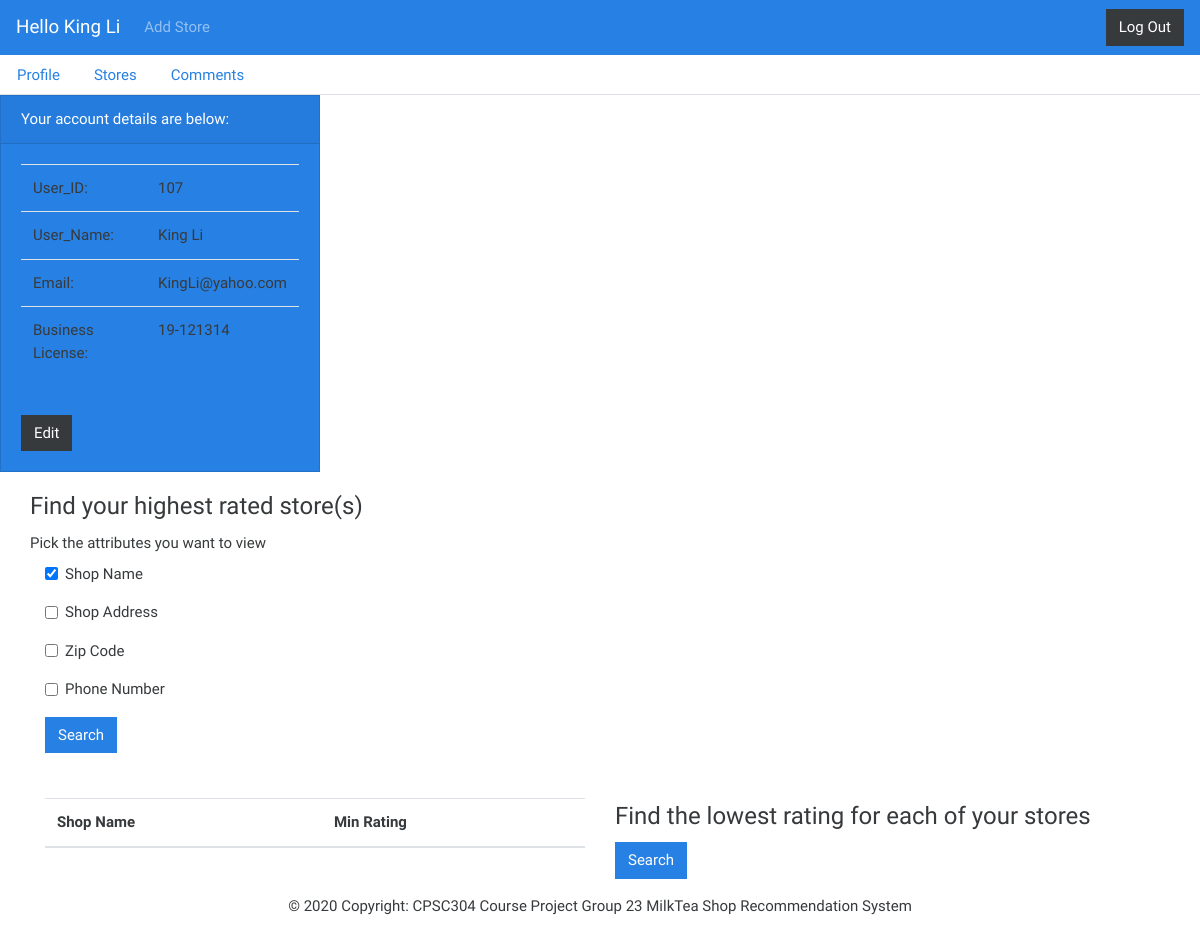
Screenshot of /inc/ownerprofile.php (signed in) with the database file from the repository.
### tables this page shows
CREATE TABLE Business_Owner_Account(
        Account_ID integer PRIMARY KEY,
        Business_License varchar(20) NOT NULL UNIQUE,
        FOREIGN KEY (Account_ID) REFERENCES Account(Account_ID) ON UPDATE CASCADE
);

CREATE TABLE Account (
        Account_ID integer PRIMARY KEY,
        User_Name varchar(20) NOT NULL,
        Email varchar(30) NOT NULL UNIQUE,
        Password varchar(30) NOT NULL
);

### inc/ownerprofile.php (the view, shortened to what this page needs)
<?php
    require('config/db.php');
    $cur_owner_id = '';
    if(isset($_SESSION['owner_logged_in'])) {
        $cur_owner_id = $_SESSION['logged_owner_id'];
    }
    settype($cur_owner_id, "integer");
    $account_sql = "SELECT A.Account_ID AS ID, A.User_Name AS username, A.Email AS email, BA.Business_License AS license FROM account AS A, business_owner_account AS BA
    WHERE A.Account_ID = '$cur_owner_id' AND A.Account_ID = BA.Account_ID";
    $result = mysqli_query($conn, $account_sql);
	$profile = mysqli_fetch_assoc($result);
    if($profile)
    {
        $id = $profile['ID'];
        $username = $profile['username'];
        $email = $profile['email'];
        $license = $profile['license'];
    }
    else
    {
        $msgClass = 'alert-dismissible alert-alert';
        $msg = "Failed find your profile information";
    }
?>
<!DOCTYPE html>
<html>
    <?php include('ownavbar.php'); ?>
<ul class="nav nav-tabs">
    <li class = "nav-item active">
        <a class="nav-link" href="#profile"  >Profile</a>
    </li>
    <li class="nav-item">
        <a class="nav-link " href="#stores"  >Stores</a>
    </li>
    <li class="nav-item">
        <a class="nav-link " href="#comments"  >Comments</a>
    </li>
</ul>
<div id="myTabContent" class="tab-content">
    <div class="tab-pane fade in active show" id="profile">
        <div class="card text-white bg-primary mb-3" style="max-width: 20rem;">
            <div class="card-header">Your account details are below:</div>
            <div class="card-body">
                <table class="table table-hover">
                    <tr>
                        <td>User_ID:</td>
                        <td><?=$id?></td>
                    </tr>
                    <tr>
                        <td>User_Name:</td>
                        <td><?=$username?></td>
                    </tr>
                    <tr>
                        <td>Email:</td>
                        <td><?=$email?></td>
                    </tr>
                    <tr>
                        <td>Business License:</td>
                        <td><?=$license?></td>
                    </tr>
                </table>
                <br>
                <form action="editowner.php" method="POST">
                    <button type="submit" name="edit_owner" class="btn btn-secondary my-2 my-sm-0">Edit</button>
                </form>
            </div>
        </div>
    </div>
</div>
<div class="container">
    <div class="row">
        <form method="post" action="<?php echo $_SERVER['PHP_SELF']; ?>">
            <legend>Find your highest rated store(s)</legend>
            <label>Pick the attributes you want to view</label>
            <div class="col-sm">
            <div class="form-group">
                <div class="form-check">
                    <label class="form-check-label">
                        <input class="form-check-input" type="checkbox" name="shop_name" value="1" checked>
                        Shop Name
                    </label>
                </div>
            </div>
            </div>
            <div class="col-sm">
                <div class="form-group">
                    <div class="form-check">
                        <label class="form-check-label">
                            <input class="form-check-input" type="checkbox" name="shop_address" value="1">
                            Shop Address
                        </label>
                    </div>
                </div>
            </div>
            <div class="col-sm">
                <div class="form-group">
                    <div class="form-check">
                        <label class="form-check-label">
                            <input class="form-check-input" type="checkbox" name="shop_zipcode" value="1">
                            Zip Code
                        </label>
                    </div>
                </div>
            </div>
            <div class="col-sm">
                <div class="form-group">
                    <div class="form-check">
                        <label class="form-check-label">
                            <input class="form-check-input" type="checkbox" name="shop_phone" value="1">
                            Phone Number
                        </label>
                    </div>
                </div>
            </div>
            <div class="col-sm">
                <button type="submit" name="search_comment" class="btn btn-primary">Search</button>
            </div>
        </form>
    </div>
    <br><br>
    <div class="row">
        <div class="col-sm">
            <table class = "table table-hover">
                <thead>
                <tr>
                    <th scope="col">Shop Name</th>
                    <th scope="col">Min Rating</th>
                </tr>
                </thead>
            </table>
        </div>
        <div class="col-sm">
            <form method="post" action="<?php echo $_SERVER['PHP_SELF']; ?>">
                <legend>Find the lowest rating for each of your stores</legend>
                <button type="submit" name="search_rating" class="btn btn-primary">Search</button>
            </form>
        </div>
    </div>
</div>
<?php include('footer.php'); ?>
</body>
</html>

### rows the page displays
business_owner_account: Account_ID.Account_ID "107", Account_ID.User_Name "King Li", Account_ID.Email "KingLi@yahoo.com", Business_License "19-121314"

### other values shown
$cur_owner_name "King Li"
